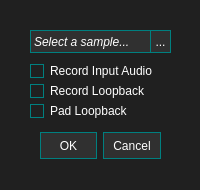
<?xml version="1.0" encoding="UTF-8"?>
<ui version="4.0">
 <class>KeybindSettings</class>
 <widget class="QDialog" name="KeybindSettings">
  <property name="geometry">
   <rect>
    <x>0</x>
    <y>0</y>
    <width>200</width>
    <height>190</height>
   </rect>
  </property>
  <property name="sizePolicy">
   <sizepolicy hsizetype="Fixed" vsizetype="Fixed">
    <horstretch>0</horstretch>
    <verstretch>0</verstretch>
   </sizepolicy>
  </property>
  <property name="minimumSize">
   <size>
    <width>200</width>
    <height>190</height>
   </size>
  </property>
  <property name="maximumSize">
   <size>
    <width>200</width>
    <height>190</height>
   </size>
  </property>
  <property name="windowTitle">
   <string>Recording Settings</string>
  </property>
  <property name="styleSheet">
   <string notr="true">background: #202020;</string>
  </property>
  <widget class="QDialogButtonBox" name="buttonBox">
   <property name="geometry">
    <rect>
     <x>40</x>
     <y>130</y>
     <width>121</width>
     <height>32</height>
    </rect>
   </property>
   <property name="styleSheet">
    <string notr="true">background: #303030;
color: #FFFFFF;
border: 1px solid #008080;
border-radius: 0px;
width: 75%;
height:25%;
</string>
   </property>
   <property name="orientation">
    <enum>Qt::Horizontal</enum>
   </property>
   <property name="standardButtons">
    <set>QDialogButtonBox::Cancel|QDialogButtonBox::Ok</set>
   </property>
  </widget>
  <widget class="QCheckBox" name="recordInput">
   <property name="geometry">
    <rect>
     <x>30</x>
     <y>60</y>
     <width>141</width>
     <height>22</height>
    </rect>
   </property>
   <property name="styleSheet">
    <string notr="true">QCheckBox::indicator {border: 1px solid #008080;}

QCheckBox::indicator:checked {background: #009090;}

QCheckBox{color: #FFFFFF;}</string>
   </property>
   <property name="text">
    <string>Record Input Audio</string>
   </property>
   <property name="tristate">
    <bool>false</bool>
   </property>
  </widget>
  <widget class="QCheckBox" name="recordLoopback">
   <property name="geometry">
    <rect>
     <x>30</x>
     <y>80</y>
     <width>141</width>
     <height>22</height>
    </rect>
   </property>
   <property name="styleSheet">
    <string notr="true">QCheckBox::indicator {border: 1px solid #008080;}

QCheckBox::indicator:checked {background: #009090;}

QCheckBox{color: #FFFFFF;}</string>
   </property>
   <property name="text">
    <string>Record Loopback</string>
   </property>
  </widget>
  <widget class="QCheckBox" name="padAudio">
   <property name="geometry">
    <rect>
     <x>30</x>
     <y>100</y>
     <width>141</width>
     <height>22</height>
    </rect>
   </property>
   <property name="styleSheet">
    <string notr="true">QCheckBox::indicator {border: 1px solid #008080;}

QCheckBox::indicator:checked {background: #009090;}

QCheckBox::indicator:disabled{background: #606060;}

QCheckBox::disabled{color:#606060;}

QCheckBox{color: #FFFFFF;}</string>
   </property>
   <property name="text">
    <string>Pad Loopback</string>
   </property>
  </widget>
  <widget class="QToolButton" name="browse">
   <property name="geometry">
    <rect>
     <x>150</x>
     <y>30</y>
     <width>21</width>
     <height>23</height>
    </rect>
   </property>
   <property name="styleSheet">
    <string notr="true">border: 1px solid #008080;
background: #303030;
color: #FFFFFF;</string>
   </property>
   <property name="text">
    <string>...</string>
   </property>
  </widget>
  <widget class="QLabel" name="url">
   <property name="geometry">
    <rect>
     <x>30</x>
     <y>30</y>
     <width>121</width>
     <height>23</height>
    </rect>
   </property>
   <property name="font">
    <font>
     <italic>true</italic>
    </font>
   </property>
   <property name="styleSheet">
    <string notr="true">border: 1px solid #008080;
background: #303030;
color: #FFFFFF;</string>
   </property>
   <property name="text">
    <string>Select a sample...</string>
   </property>
   <property name="alignment">
    <set>Qt::AlignLeading|Qt::AlignLeft|Qt::AlignVCenter</set>
   </property>
  </widget>
 </widget>
 <resources/>
 <connections>
  <connection>
   <sender>buttonBox</sender>
   <signal>accepted()</signal>
   <receiver>KeybindSettings</receiver>
   <slot>accept()</slot>
   <hints>
    <hint type="sourcelabel">
     <x>248</x>
     <y>254</y>
    </hint>
    <hint type="destinationlabel">
     <x>157</x>
     <y>274</y>
    </hint>
   </hints>
  </connection>
  <connection>
   <sender>buttonBox</sender>
   <signal>rejected()</signal>
   <receiver>KeybindSettings</receiver>
   <slot>reject()</slot>
   <hints>
    <hint type="sourcelabel">
     <x>316</x>
     <y>260</y>
    </hint>
    <hint type="destinationlabel">
     <x>286</x>
     <y>274</y>
    </hint>
   </hints>
  </connection>
 </connections>
</ui>
